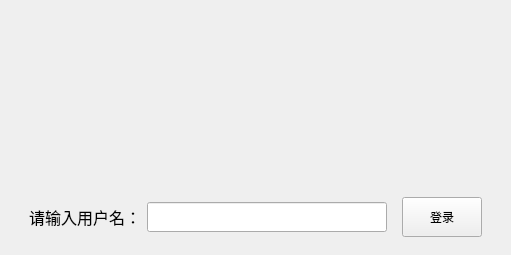
<?xml version="1.0" encoding="UTF-8"?>
<ui version="4.0">
 <class>login</class>
 <widget class="QWidget" name="login">
  <property name="geometry">
   <rect>
    <x>0</x>
    <y>0</y>
    <width>511</width>
    <height>255</height>
   </rect>
  </property>
  <property name="windowTitle">
   <string>Form</string>
  </property>
  <property name="autoFillBackground">
   <bool>false</bool>
  </property>
  <widget class="QWidget" name="widget_3" native="true">
   <property name="geometry">
    <rect>
     <x>20</x>
     <y>180</y>
     <width>462</width>
     <height>74</height>
    </rect>
   </property>
   <layout class="QHBoxLayout" name="horizontalLayout_3">
    <item>
     <widget class="QWidget" name="widget_2" native="true">
      <layout class="QHBoxLayout" name="horizontalLayout_2">
       <item>
        <widget class="QLabel" name="username_label">
         <property name="font">
          <font>
           <family>新宋体</family>
           <pointsize>12</pointsize>
          </font>
         </property>
         <property name="text">
          <string>请输入用户名：</string>
         </property>
        </widget>
       </item>
       <item>
        <widget class="QLineEdit" name="username_edit">
         <property name="minimumSize">
          <size>
           <width>0</width>
           <height>30</height>
          </size>
         </property>
        </widget>
       </item>
      </layout>
     </widget>
    </item>
    <item>
     <widget class="QWidget" name="widget" native="true">
      <property name="minimumSize">
       <size>
        <width>0</width>
        <height>0</height>
       </size>
      </property>
      <layout class="QHBoxLayout" name="horizontalLayout">
       <property name="leftMargin">
        <number>0</number>
       </property>
       <property name="topMargin">
        <number>0</number>
       </property>
       <property name="rightMargin">
        <number>0</number>
       </property>
       <property name="bottomMargin">
        <number>0</number>
       </property>
       <item>
        <widget class="QPushButton" name="login_pushButton">
         <property name="minimumSize">
          <size>
           <width>0</width>
           <height>40</height>
          </size>
         </property>
         <property name="text">
          <string>登录</string>
         </property>
        </widget>
       </item>
      </layout>
     </widget>
    </item>
   </layout>
  </widget>
  <widget class="QLabel" name="label">
   <property name="geometry">
    <rect>
     <x>0</x>
     <y>0</y>
     <width>511</width>
     <height>191</height>
    </rect>
   </property>
   <property name="styleSheet">
    <string notr="true">border-image: url(:/images/login.png);</string>
   </property>
   <property name="text">
    <string/>
   </property>
  </widget>
 </widget>
 <resources/>
 <connections/>
</ui>
